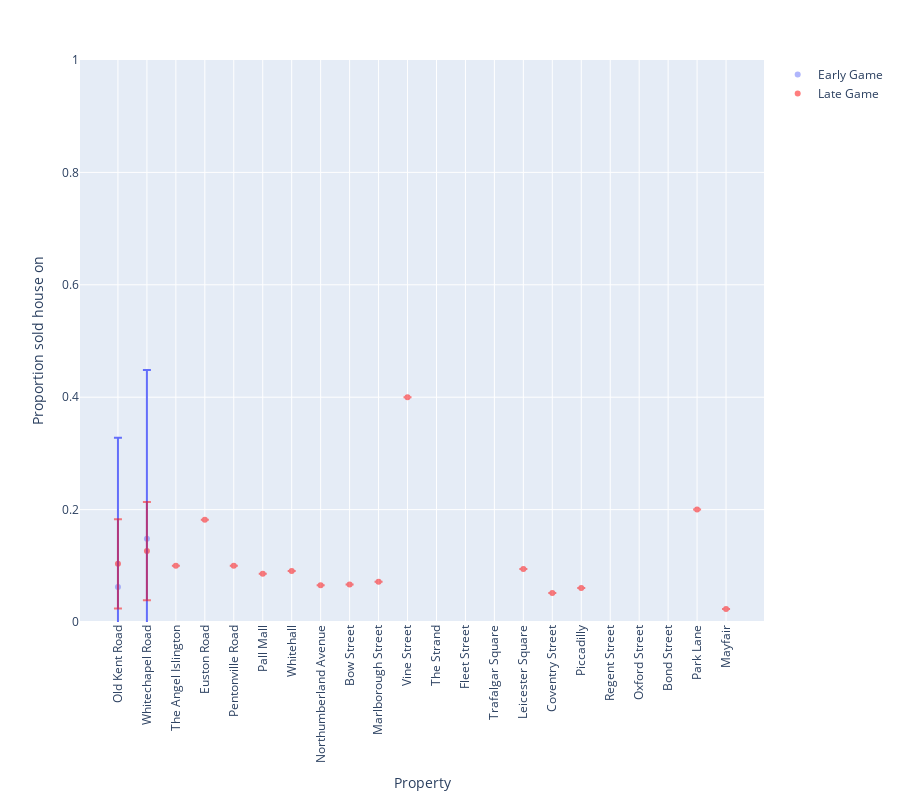

Notebook cell for this chart:
### Code cell
plot_action_proportions(df_sell_house, 'Proportion sold house on (early game)', 
                        'Proportion sold house on (late game)', 'Proportion sold house on', 21)

### Figure 1 — Plotly figure (JSON) as saved in the notebook; plotly's stock layout.template omitted (floating-point values rounded to 4 significant figures)
{"data": [{"error_y": {"array": [0.2654, 0.3004, null, null, null, null, null, null, null, null, null, null, null, null, null, null, null, null, null, null, null, null]}, "hovertemplate": "Property=%{x}<br>Proportion sold house on (early game)=%{y}<extra></extra>", "legendgroup": "", "marker": {"color": "#636efa", "opacity": 0.5, "symbol": "circle"}, "mode": "markers", "name": "Early Game", "orientation": "v", "showlegend": true, "type": "scatter", "x": ["Old Kent Road", "Whitechapel Road", "The Angel Islington", "Euston Road", "Pentonville Road", "Pall Mall", "Whitehall", "Northumberland Avenue", "Bow Street", "Marlborough Street", "Vine Street", "The Strand", "Fleet Street", "Trafalgar Square", "Leicester Square", "Coventry Street", "Piccadilly", "Regent Street", "Oxford Street", "Bond Street", "Park Lane", "Mayfair"], "xaxis": "x", "y": [0.0625, 0.1481, null, null, null, null, null, null, null, null, null, null, null, null, null, null, null, null, null, null, null, null], "yaxis": "y"}, {"error_y": {"array": [0.07938, 0.08741, null, null, null, null, null, null, null, null, null, null, null, null, null, null, null, null, null, null, null, null]}, "hovertemplate": "Property=%{x}<br>Proportion sold house on (late game)=%{y}<extra></extra>", "legendgroup": "", "marker": {"color": "red", "symbol": "circle"}, "mode": "markers", "name": "Late Game", "opacity": 0.5, "orientation": "v", "showlegend": true, "type": "scatter", "x": ["Old Kent Road", "Whitechapel Road", "The Angel Islington", "Euston Road", "Pentonville Road", "Pall Mall", "Whitehall", "Northumberland Avenue", "Bow Street", "Marlborough Street", "Vine Street", "The Strand", "Fleet Street", "Trafalgar Square", "Leicester Square", "Coventry Street", "Piccadilly", "Regent Street", "Oxford Street", "Bond Street", "Park Lane", "Mayfair"], "xaxis": "x", "y": [0.1035, 0.1262, 0.1, 0.1818, 0.1, 0.08571, 0.09091, 0.06522, 0.06667, 0.07143, 0.4, null, null, null, 0.09434, 0.05172, 0.06061, null, null, null, 0.2, 0.02326], "yaxis": "y"}], "layout": {"height": 800, "legend": {"tracegroupgap": 0}, "margin": {"t": 60}, "xaxis": {"anchor": "y", "domain": [0, 1], "tickangle": -90, "title": {"text": "Property"}}, "yaxis": {"anchor": "x", "domain": [0, 1], "range": [0, 1], "title": {"text": "Proportion sold house on"}}}}
